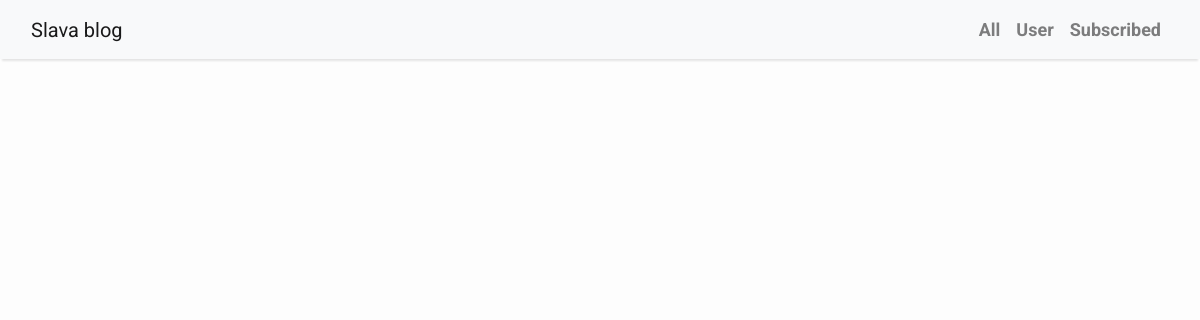
Before: /sub/ (signed in) with the older database file.
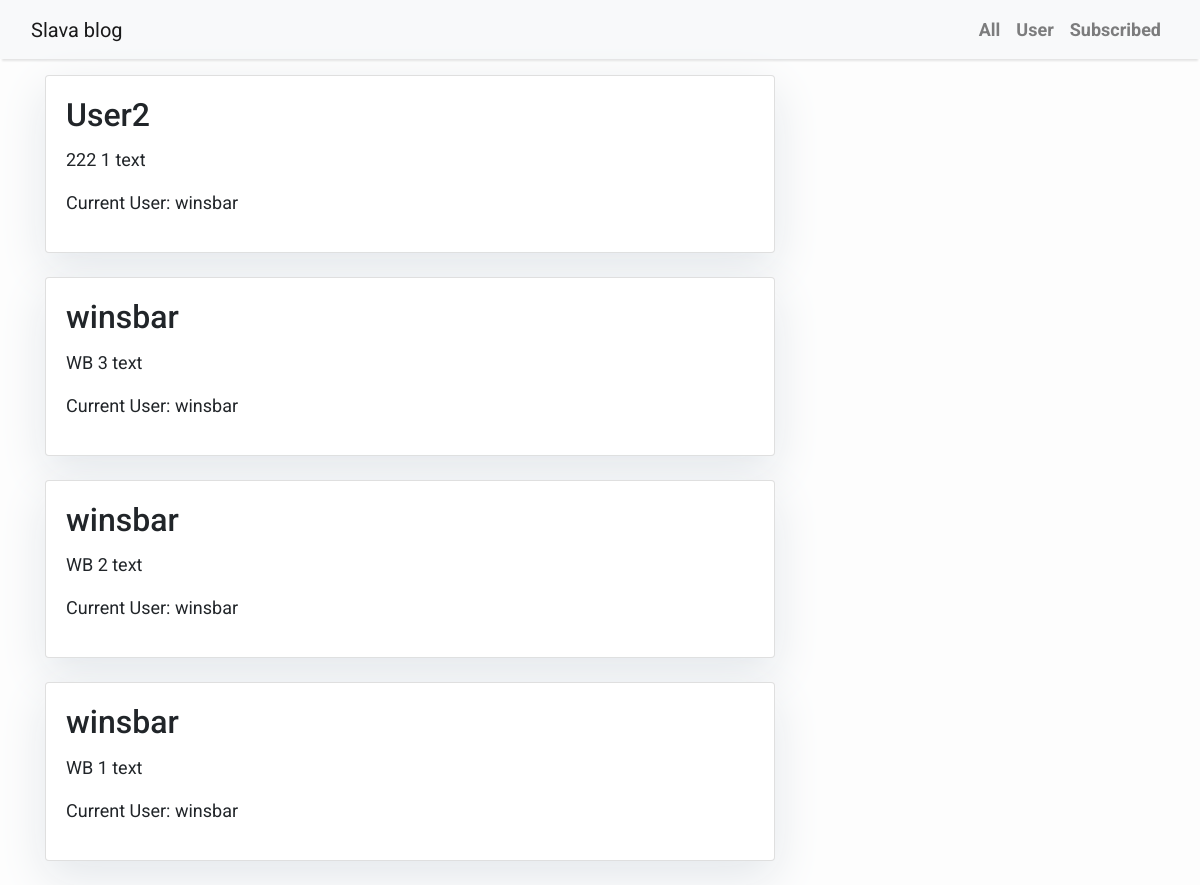
After: the same page with the newer database file.
### blog/models.py (models this page shows)
class Post(models.Model):
    author = models.ForeignKey(Profile, on_delete=models.CASCADE)
    body = models.TextField()
    created = models.DateTimeField(auto_now_add=True)
    def __str__(self):
        return str(self.body)[:30]
    class Meta:
        ordering = ('-created',)

class Profile(models.Model):
    user = models.OneToOneField(User, on_delete=models.CASCADE)
    following = models.ManyToManyField(User, related_name='following', blank=True)
    updated = models.DateTimeField(auto_now=True)
    created = models.DateTimeField(auto_now_add=True)
    def profiles_posts(self):
        return self.post_set.all()
    def __str__(self):
        return self.user.username
    class Meta:
        ordering = ('-created',)

### blog/views.py (the view)
# urls.py: path('sub/', posts_of_following_profiles, name='sub_posts'),
def posts_of_following_profiles(request):
    profile = Profile.objects.get(user=request.user)
    users = [user for user in profile.following.all()]
    posts = []
    for u in users:
        p = Profile.objects.get(user=u)
        p_posts = p.post_set.all()
        posts.append(p_posts)
    my_posts = profile.profiles_posts()
    posts.append(my_posts)
    """ This command for adding User to follow/unfollow
    (it should be turned on only once and turned off immediately after first page refresh) """
    return render(request, 'home.html', {"profile": profile, "posts": posts})

### templates/home.html (shortened to what this page needs)
{% extends 'base.html' %}
{% block content %}
<div class="container">
    <div class="row">
        <div class="col-md-8 mt-3 left">
            {% for post in posts %}
                {% for el in post %}
                    <div class="card mb-4">
                        <div class="card-body">
                            <h2 class="card-title">{{el.author}}</h2>
                            <p>{{el}}</p>
                            <p>Current User: {{profile}}</p>
                        </div>
                    </div>
                {% endfor %}
            {% endfor %}
        </div>
    </div>
</div>
{% endblock content %}

Changed rows visible on the page:
added Post: author "User2", body "222 1 text"
now on this page (row unchanged): Profile: user.username "winsbar"
added Post: author "winsbar", body "WB 3 text"
added Post: author "winsbar", body "WB 2 text"
added Post: author "winsbar", body "WB 1 text"
